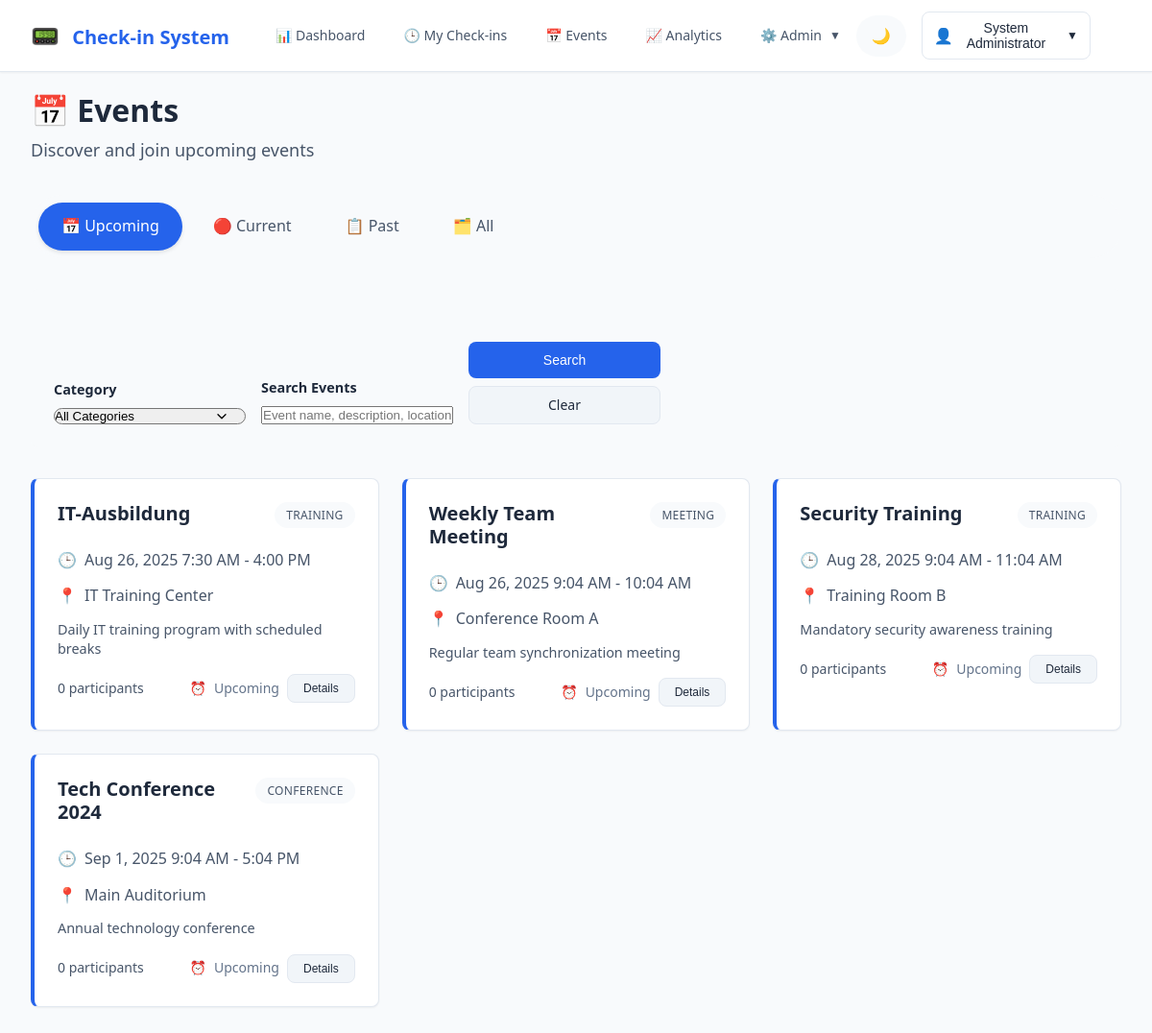
Page /frontend/events.php (signed in) on the committed database.
### tables this page shows
CREATE TABLE IF NOT EXISTS Events (
    event_id INT AUTO_INCREMENT PRIMARY KEY,
    name VARCHAR(200) NOT NULL,
    description TEXT,
    location VARCHAR(200),
    start_time DATETIME NOT NULL,
    end_time DATETIME,
    capacity INT,
    current_participants INT DEFAULT 0,
    require_checkin TINYINT(1) DEFAULT 1,
    is_public TINYINT(1) DEFAULT 1,
    event_type VARCHAR(50) DEFAULT 'general',
    tags JSON,
    breaks_info JSON,   
    active TINYINT(1) DEFAULT 1,
    created_by INT,
    created_at DATETIME DEFAULT CURRENT_TIMESTAMP,
    updated_at DATETIME DEFAULT CURRENT_TIMESTAMP ON UPDATE CURRENT_TIMESTAMP,
    FOREIGN KEY (created_by) REFERENCES Users(user_id) ON DELETE SET NULL,
    INDEX idx_start_time (start_time),
    INDEX idx_active (active),
    INDEX idx_event_type (event_type),
    INDEX idx_created_by (created_by),
    INDEX idx_current_participants (current_participants)
);

### core/database.php (called while the page is built, shortened)
<?php
class Database {
    private static $instance = null;
    private $connection;
    private function __construct() {
        try {
            $dsn = "mysql:host=" . DB_HOST . ";dbname=" . DB_NAME . ";charset=" . DB_CHARSET;
            $options = [
                PDO::ATTR_ERRMODE => PDO::ERRMODE_EXCEPTION,
                PDO::ATTR_DEFAULT_FETCH_MODE => PDO::FETCH_ASSOC,
                PDO::ATTR_EMULATE_PREPARES => false,
                PDO::ATTR_PERSISTENT => true
            ];
            $this->connection = new PDO($dsn, DB_USER, DB_PASS, $options);
        } catch (PDOException $e) {
            error_log('Database connection failed: ' . $e->getMessage());
            if (DEBUG_MODE) {
                die('Database connection failed: ' . $e->getMessage());
            } else {
                die('Database connection failed. Please contact administrator.');
            }
        }
    }
    public static function getInstance() {
        if (self::$instance === null) {
            self::$instance = new self();
        }
        return self::$instance;
    }
    public function prepare($sql) {
        return $this->connection->prepare($sql);
    }
}
function getDB() {
    return Database::getInstance();
}

### frontend/events.php (the view, shortened to what this page needs)
<?php
require_once '../core/database.php';
$user = Auth::getCurrentUser();
$db = getDB();
$view_filter = $_GET['view'] ?? 'upcoming';
$category_filter = $_GET['category'] ?? 'all';
$search = trim($_GET['search'] ?? '');
$page = max(1, intval($_GET['page'] ?? 1));
$per_page = 12;
$offset = ($page - 1) * $per_page;
$where_conditions = ['e.active = 1'];
$params = [];
switch ($view_filter) {
    case 'upcoming':
        $where_conditions[] = 'e.start_time > NOW()';
        $order_by = 'e.start_time ASC';
        break;
}
$where_clause = implode(' AND ', $where_conditions);
$sql = "
    SELECT
        e.*,
        CONCAT(u.first_name, ' ', COALESCE(u.last_name, '')) as created_by_name,
        CASE
            WHEN c.checkin_id IS NOT NULL THEN c.status
            ELSE NULL
        END as user_checkin_status,
        c.checkin_time as user_checkin_time,
        (e.current_participants / NULLIF(e.capacity, 0) * 100) as capacity_percentage
    FROM Events e
    LEFT JOIN Users u ON e.created_by = u.user_id
    LEFT JOIN CheckIn c ON e.event_id = c.event_id AND c.user_id = ?
        AND DATE(c.checkin_time) = DATE(e.start_time)
    WHERE $where_clause
    ORDER BY $order_by
    LIMIT $per_page OFFSET $offset
";
$all_params = array_merge([$user['user_id']], $params);
$stmt = $db->prepare($sql);
$stmt->execute($all_params);
$events = $stmt->fetchAll();
?>
<!DOCTYPE html>
<html lang="en">
<head>
    <link rel="stylesheet" href="../assets/css/main.css">
    <link rel="stylesheet" href="../assets/css/navigation.css">
    <link rel="stylesheet" href="../assets/css/dashboard.css">
    <link rel="stylesheet" href="../assets/css/forms.css">
    <link rel="stylesheet" href="../assets/css/events.css">
</head>
<body>
    <?php include '../includes/navigation.php'; ?>
    <div class="main-content">
        <div class="events-header">
            <div>
                <h1>📅 Events</h1>
                <p class="subtitle">Discover and join upcoming events</p>
            </div>
        </div>
        <div class="view-tabs">
            <a href="?view=upcoming&<?php echo http_build_query(array_diff_key($_GET, ['view' => ''])); ?>"
               class="view-tab <?php echo $view_filter === 'upcoming' ? 'active' : ''; ?>">
                📅 Upcoming
            </a>
            <a href="?view=current&<?php echo http_build_query(array_diff_key($_GET, ['view' => ''])); ?>"
               class="view-tab <?php echo $view_filter === 'current' ? 'active' : ''; ?>">
                🔴 Current
            </a>
            <a href="?view=past&<?php echo http_build_query(array_diff_key($_GET, ['view' => ''])); ?>"
               class="view-tab <?php echo $view_filter === 'past' ? 'active' : ''; ?>">
                📋 Past
            </a>
            <a href="?view=all&<?php echo http_build_query(array_diff_key($_GET, ['view' => ''])); ?>"
               class="view-tab <?php echo $view_filter === 'all' ? 'active' : ''; ?>">
                🗂️ All
            </a>
        </div>
        <div class="filters-section">
            <form method="GET" class="filters-form">
                <div class="filters-row">
                    <div class="filter-group">
                        <label for="category">Category</label>
                        <select name="category" id="category">
                            <option value="all" <?php echo $category_filter === 'all' ? 'selected' : ''; ?>>All Categories</option>
                        </select>
                    </div>
                    <div class="filter-group">
                        <label for="search">Search Events</label>
                        <input type="text" name="search" id="search" placeholder="Event name, description, location..."
                               value="<?php echo htmlspecialchars($search); ?>">
                    </div>
                    <div class="filter-group">
                        <label>&nbsp;</label>
                        <button type="submit" class="btn btn-primary">Search</button>
                        <a href="events.php?view=<?php echo $view_filter; ?>" class="btn btn-secondary">Clear</a>
                    </div>
                </div>
            </form>
        </div>
        <div class="events-grid">
            <?php if (empty($events)): ?>
                <div class="empty-state" style="grid-column: 1 / -1;">
                    <div class="empty-state-icon">📅</div>
                    <h3>No events found</h3>
                    <p>No events match your current filters. Try adjusting your search criteria or check back later for new events.</p>
                    <a href="dashboard.php" class="btn btn-primary">Go to Dashboard</a>
                </div>
            <?php else: ?>
                <?php foreach ($events as $event):
                    $is_past = strtotime($event['end_time']) < time();
                    $is_current = strtotime($event['start_time']) <= time() && strtotime($event['end_time']) >= time();
                    $is_upcoming = strtotime($event['start_time']) > time();
                    $capacity_percentage = 0;
                    $card_class = 'event-card';
                    if ($is_past) $card_class .= ' event-past';
                    elseif ($is_current) $card_class .= ' event-current';
                    elseif ($is_upcoming) $card_class .= ' event-upcoming';
                ?>
                    <div class="<?php echo $card_class; ?>" data-event-id="<?php echo $event['event_id']; ?>">
                        <div class="event-header">
                            <div>
                                <h3 class="event-title"><?php echo htmlspecialchars($event['name']); ?></h3>
                            </div>
                            <?php if ($event['event_type']): ?>
                                <div class="event-type"><?php echo htmlspecialchars($event['event_type']); ?></div>
                            <?php endif; ?>
                        </div>
                        <div class="event-datetime">
                            <span>🕒</span>
                            <span>
                                <?php echo date('M j, Y g:i A', strtotime($event['start_time'])); ?>
                                <?php if (date('Y-m-d', strtotime($event['start_time'])) !== date('Y-m-d', strtotime($event['end_time']))): ?>
                                    - <?php echo date('M j, Y g:i A', strtotime($event['end_time'])); ?>
                                <?php else: ?>
                                    - <?php echo date('g:i A', strtotime($event['end_time'])); ?>
                                <?php endif; ?>
                            </span>
                        </div>
                        <?php if ($event['location']): ?>
                            <div class="event-location">
                                <span>📍</span>
                                <span><?php echo htmlspecialchars($event['location']); ?></span>
                            </div>
                        <?php endif; ?>
                        <?php if ($event['description']): ?>
                            <div class="event-description">
                                <?php echo nl2br(htmlspecialchars($event['description'])); ?>
                            </div>
                        <?php endif; ?>
                        <div class="event-footer">
                            <div>
                                <?php if ($event['capacity'] > 0): ?>
                                    <div class="event-capacity">
                                        <div>
                                            <?php echo $event['current_participants']; ?> / <?php echo $event['capacity']; ?> participants
                                        </div>
                                        <div class="capacity-bar">
                                            <div class="capacity-fill <?php echo $capacity_percentage >= 100 ? 'capacity-full' : ''; ?>"
                                                 style="width: <?php echo min(100, $capacity_percentage); ?>%"></div>
                                        </div>
                                    </div>
                                <?php else: ?>
                                    <div class="event-capacity">
                                        <?php echo $event['current_participants']; ?> participants
                                    </div>
                                <?php endif; ?>
                            </div>
                            <div class="event-actions">
                                <?php if ($event['user_checkin_status']): ?>
                                    <div class="checkin-status status-checked-in">
                                        <span>✅</span>
                                        <span>Checked In</span>
                                    </div>
                                <?php elseif ($is_current): ?>
                                    <button class="btn btn-primary btn-sm" onclick="quickCheckIn(<?php echo $event['event_id']; ?>)">
                                        Quick Check-in
                                    </button>
                                <?php elseif ($is_upcoming): ?>
                                    <div class="checkin-status status-not-checked-in">
                                        <span>⏰</span>
                                        <span>Upcoming</span>
                                    </div>
                                <?php endif; ?>
                                <button class="btn btn-secondary btn-sm" onclick="showEventDetails(<?php echo $event['event_id']; ?>)">
                                    Details
                                </button>
                            </div>
                        </div>
                    </div>
                <?php endforeach; ?>
            <?php endif; ?>
        </div>
    </div>
</body>
</html>

### rows in the picture
events: name "IT-Ausbildung", event_type "TRAINING", start_time "Aug 26, 2025 7:30 AM", end_time "4:00 PM", location "IT Training Center", description "Daily IT training program with scheduled breaks", current_participants "0", shows "Upcoming"
events: name "Weekly Team Meeting", event_type "MEETING", start_time "Aug 26, 2025 9:04 AM", end_time "10:04 AM", location "Conference Room A", description "Regular team synchronization meeting", current_participants "0", shows "Upcoming"
events: name "Security Training", event_type "TRAINING", start_time "Aug 28, 2025 9:04 AM", end_time "11:04 AM", location "Training Room B", description "Mandatory security awareness training", current_participants "0", shows "Upcoming"
events: name "Tech Conference 2024", event_type "CONFERENCE", start_time "Sep 1, 2025 9:04 AM", end_time "5:04 PM", location "Main Auditorium", description "Annual technology conference", current_participants "0", shows "Upcoming"

### other values in the picture
$user['name'] "System Administrator"
